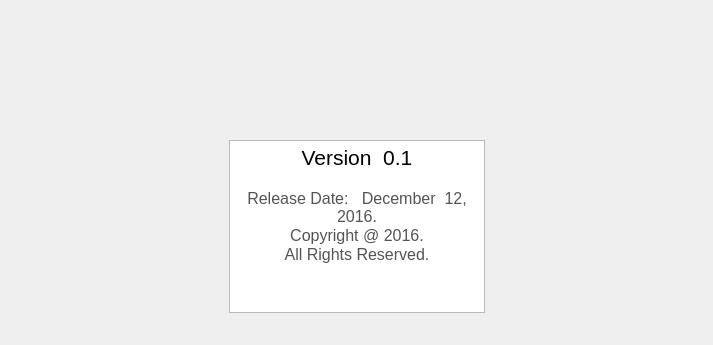
<?xml version="1.0" encoding="UTF-8"?>
<ui version="4.0">
 <class>version</class>
 <widget class="QWidget" name="version">
  <property name="geometry">
   <rect>
    <x>0</x>
    <y>0</y>
    <width>713</width>
    <height>345</height>
   </rect>
  </property>
  <property name="windowTitle">
   <string>Form</string>
  </property>
  <layout class="QGridLayout" name="gridLayout">
   <item row="1" column="1">
    <spacer name="horizontalSpacer_2">
     <property name="orientation">
      <enum>Qt::Horizontal</enum>
     </property>
     <property name="sizeType">
      <enum>QSizePolicy::MinimumExpanding</enum>
     </property>
     <property name="sizeHint" stdset="0">
      <size>
       <width>40</width>
       <height>20</height>
      </size>
     </property>
    </spacer>
   </item>
   <item row="1" column="2">
    <layout class="QVBoxLayout" name="verticalLayout">
     <item>
      <layout class="QGridLayout" name="gridLayout_2">
       <item row="5" column="0">
        <widget class="QLabel" name="label_logo">
         <property name="sizePolicy">
          <sizepolicy hsizetype="Expanding" vsizetype="Expanding">
           <horstretch>0</horstretch>
           <verstretch>0</verstretch>
          </sizepolicy>
         </property>
         <property name="maximumSize">
          <size>
           <width>100</width>
           <height>100</height>
          </size>
         </property>
         <property name="font">
          <font>
           <pointsize>14</pointsize>
          </font>
         </property>
         <property name="text">
          <string/>
         </property>
         <property name="scaledContents">
          <bool>true</bool>
         </property>
         <property name="alignment">
          <set>Qt::AlignBottom|Qt::AlignHCenter</set>
         </property>
        </widget>
       </item>
       <item row="2" column="0">
        <spacer name="verticalSpacer">
         <property name="orientation">
          <enum>Qt::Vertical</enum>
         </property>
         <property name="sizeType">
          <enum>QSizePolicy::Preferred</enum>
         </property>
         <property name="sizeHint" stdset="0">
          <size>
           <width>20</width>
           <height>40</height>
          </size>
         </property>
        </spacer>
       </item>
       <item row="3" column="0">
        <spacer name="verticalSpacer_3">
         <property name="orientation">
          <enum>Qt::Vertical</enum>
         </property>
         <property name="sizeHint" stdset="0">
          <size>
           <width>20</width>
           <height>40</height>
          </size>
         </property>
        </spacer>
       </item>
       <item row="4" column="0">
        <spacer name="verticalSpacer_4">
         <property name="orientation">
          <enum>Qt::Vertical</enum>
         </property>
         <property name="sizeHint" stdset="0">
          <size>
           <width>20</width>
           <height>40</height>
          </size>
         </property>
        </spacer>
       </item>
      </layout>
     </item>
     <item>
      <widget class="QTextBrowser" name="textBrowser">
       <property name="sizePolicy">
        <sizepolicy hsizetype="Expanding" vsizetype="Maximum">
         <horstretch>0</horstretch>
         <verstretch>0</verstretch>
        </sizepolicy>
       </property>
       <property name="maximumSize">
        <size>
         <width>16777215</width>
         <height>800000</height>
        </size>
       </property>
       <property name="html">
        <string>&lt;!DOCTYPE HTML PUBLIC &quot;-//W3C//DTD HTML 4.0//EN&quot; &quot;http://www.w3.org/TR/REC-html40/strict.dtd&quot;&gt;
&lt;html&gt;&lt;head&gt;&lt;meta name=&quot;qrichtext&quot; content=&quot;1&quot; /&gt;&lt;style type=&quot;text/css&quot;&gt;
p, li { white-space: pre-wrap; }
&lt;/style&gt;&lt;/head&gt;&lt;body style=&quot; font-family:'Ubuntu'; font-size:11pt; font-weight:400; font-style:normal;&quot;&gt;
&lt;p align=&quot;center&quot; style=&quot; margin-top:0px; margin-bottom:0px; margin-left:0px; margin-right:0px; -qt-block-indent:0; text-indent:0px;&quot;&gt;&lt;span style=&quot; font-size:16pt;&quot;&gt;Version  0.1&lt;/span&gt;&lt;/p&gt;
&lt;p align=&quot;center&quot; style=&quot;-qt-paragraph-type:empty; margin-top:0px; margin-bottom:0px; margin-left:0px; margin-right:0px; -qt-block-indent:0; text-indent:0px; font-size:12pt;&quot;&gt;&lt;br /&gt;&lt;/p&gt;
&lt;p align=&quot;center&quot; style=&quot; margin-top:0px; margin-bottom:0px; margin-left:0px; margin-right:0px; -qt-block-indent:0; text-indent:0px;&quot;&gt;&lt;span style=&quot; font-size:12pt; color:#545454;&quot;&gt;Release Date:   December  12,  2016.&lt;/span&gt;&lt;/p&gt;
&lt;p align=&quot;center&quot; style=&quot; margin-top:0px; margin-bottom:0px; margin-left:0px; margin-right:0px; -qt-block-indent:0; text-indent:0px;&quot;&gt;&lt;span style=&quot; font-size:12pt; color:#545454;&quot;&gt;Copyright @ 2016.&lt;/span&gt;&lt;/p&gt;
&lt;p align=&quot;center&quot; style=&quot; margin-top:0px; margin-bottom:0px; margin-left:0px; margin-right:0px; -qt-block-indent:0; text-indent:0px;&quot;&gt;&lt;span style=&quot; font-size:12pt; color:#545454;&quot;&gt;All Rights Reserved.&lt;/span&gt;&lt;/p&gt;&lt;/body&gt;&lt;/html&gt;</string>
       </property>
      </widget>
     </item>
     <item>
      <spacer name="verticalSpacer_2">
       <property name="orientation">
        <enum>Qt::Vertical</enum>
       </property>
       <property name="sizeHint" stdset="0">
        <size>
         <width>20</width>
         <height>40</height>
        </size>
       </property>
      </spacer>
     </item>
    </layout>
   </item>
   <item row="1" column="3">
    <spacer name="horizontalSpacer">
     <property name="orientation">
      <enum>Qt::Horizontal</enum>
     </property>
     <property name="sizeType">
      <enum>QSizePolicy::MinimumExpanding</enum>
     </property>
     <property name="sizeHint" stdset="0">
      <size>
       <width>40</width>
       <height>20</height>
      </size>
     </property>
    </spacer>
   </item>
  </layout>
 </widget>
 <resources/>
 <connections/>
</ui>
